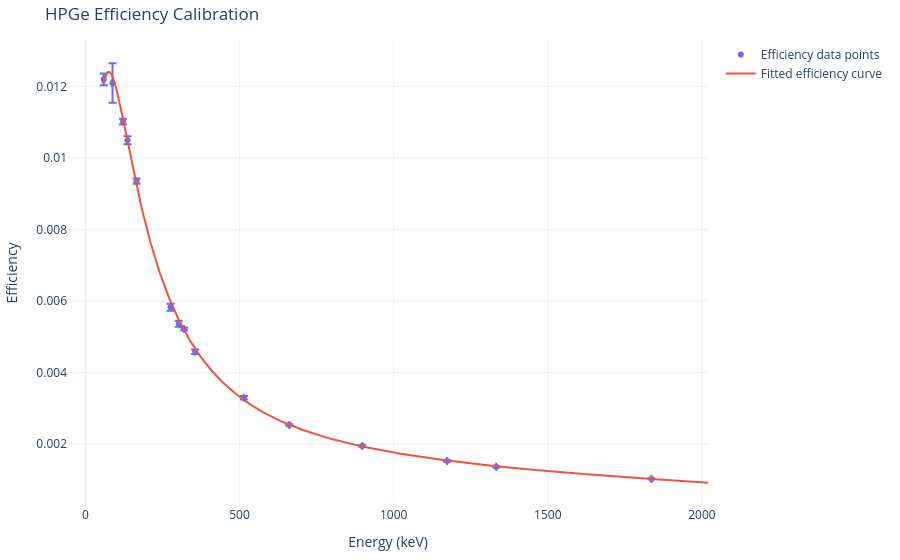

The code cell stored with this chart in its notebook:
### Code cell
# and take roi_lower_keV and roi_upper_keV around each peak as list of tuples
energy_ranges = list(zip(calib_source_data['roi_lower_keV'], calib_source_data['roi_upper_keV']))


fitter = PeakFitter()
res = fitter.process_file_multiple_peaks(
    filepath='../calibration-data/raw-data/calib-2025-default/level-9.txt',
    energy_ranges=energy_ranges,
    output_dir='../calibration-data/processed-data/calib-2025-default/level-9',
)



# since all the peaks are from the same spectra, we can extract time information from any fit result
start_time = res[0].start_time
real_time = res[0].real_time
live_time = res[0].live_time

# calculate reference activities at measurement start time
data = calib_source_data.copy()

ref_activities_Bq = unp.uarray(data.reference_activity_kBq, data.reference_activity_uncertainty_kBq) * 1e3  # Bq
ref_peak_activities_Bq = ref_activities_Bq * unp.uarray(data.intensity, data.intensity_uncertainty) # Bq

decay_time_s = start_time - data.reference_date
# again, all peaks are from the same spectra
decay_time_s = decay_time_s[0].total_seconds()

half_lifes_s = unp.uarray(data.half_life_s, data.half_life_uncertainty_s)
lambdas_s_inv = np.log(2) / half_lifes_s

ref_peak_activities_at_measurement_start_Bq = ref_peak_activities_Bq * unp.exp(-lambdas_s_inv * decay_time_s)



measured_peak_activities: list[ufloat] = []
for peak_fit_result, decay_constant in zip(res, lambdas_s_inv):

    correction = (decay_constant * real_time) / (1 - unp.exp(-decay_constant * real_time)) # correction factor for decay during measurement (>1)
    mpa = (peak_fit_result.area / live_time) * correction
    print(f'correction: {correction:.3uS}, measured peak activity: {mpa:.3uS} Bq')
    measured_peak_activities.append(mpa)

data['measured_peak_activity_Bq'] = measured_peak_activities
data['efficiency'] = data.measured_peak_activity_Bq / ref_peak_activities_at_measurement_start_Bq


# fit efficiency model to data
popt, pcov = curve_fit(
    efficiency_model,
    unp.nominal_values(data.peak_energy_keV),
    unp.nominal_values(data.efficiency),
    sigma=unp.std_devs(data.efficiency),
    absolute_sigma=True
)


fig = go.Figure()
fig.add_trace(go.Scatter(
    x=unp.nominal_values(data.peak_energy_keV),
    error_x=dict(
        type='data',
        array=unp.std_devs(data.peak_energy_keV),
        visible=True
    ),
    y=unp.nominal_values(data.efficiency),
    error_y=dict(
        type='data',
        array=unp.std_devs(data.efficiency),
        visible=True
    ),
    mode='markers',
    name='Efficiency data points'
))
# add fitted curve
energy_fit = np.linspace(min(data.peak_energy_keV)*0.9, max(data.peak_energy_keV)*1.1, 1000)
efficiency_fit = efficiency_model(energy_fit, *popt)
fig.add_trace(go.Scatter(
    x=energy_fit,
    y=efficiency_fit,
    mode='lines',
    name='Fitted efficiency curve'
))
fig.update_layout(
    title='HPGe Efficiency Calibration',
    xaxis_title='Energy (keV)',
    yaxis_title='Efficiency',
    template='plotly_white',
    margin=dict(l=40, r=40, t=40, b=40)
    )
fig.show()

### Figure 1 — Plotly figure (JSON) as saved in the notebook; plotly's stock layout.template omitted (floating-point values rounded to 4 significant figures; data arrays with more than 128 entries replaced by an {"elided": "..."} marker saying what was removed)
{"data": [{"error_x": {"array": [0.0, 0.0, 0.0, 0.0, 0.0, 0.0, 0.0, 0.0, 0.0, 0.0, 0.0, 0.0, 0.0, 0.0, 0.0], "type": "data", "visible": true}, "error_y": {"array": [0.0001636, 0.0005512, 8.106e-05, 0.0001137, 7.522e-05, 9.761e-05, 8.319e-05, 3.814e-05, 6.108e-05, 4.714e-05, 2.158e-05, 1.92e-05, 2.141e-05, 1.925e-05, 1.005e-05], "type": "data", "visible": true}, "mode": "markers", "name": "Efficiency data points", "type": "scatter", "x": [59.54, 88.03, 122.1, 136.5, 165.9, 276.4, 302.9, 320.1, 356.0, 514.0, 661.7, 898.0, 1173.0, 1332.0, 1836.0], "y": [0.0122, 0.0121, 0.01102, 0.0105, 0.009351, 0.005828, 0.005365, 0.005214, 0.00458, 0.003295, 0.002534, 0.001947, 0.001528, 0.001366, 0.001024]}, {"mode": "lines", "name": "Fitted efficiency curve", "type": "scatter", "x": {"elided": "1000 float values"}, "y": {"elided": "1000 float values"}}], "layout": {"margin": {"b": 40, "l": 40, "r": 40, "t": 40}, "title": {"text": "HPGe Efficiency Calibration"}, "xaxis": {"title": {"text": "Energy (keV)"}}, "yaxis": {"title": {"text": "Efficiency"}}}}
